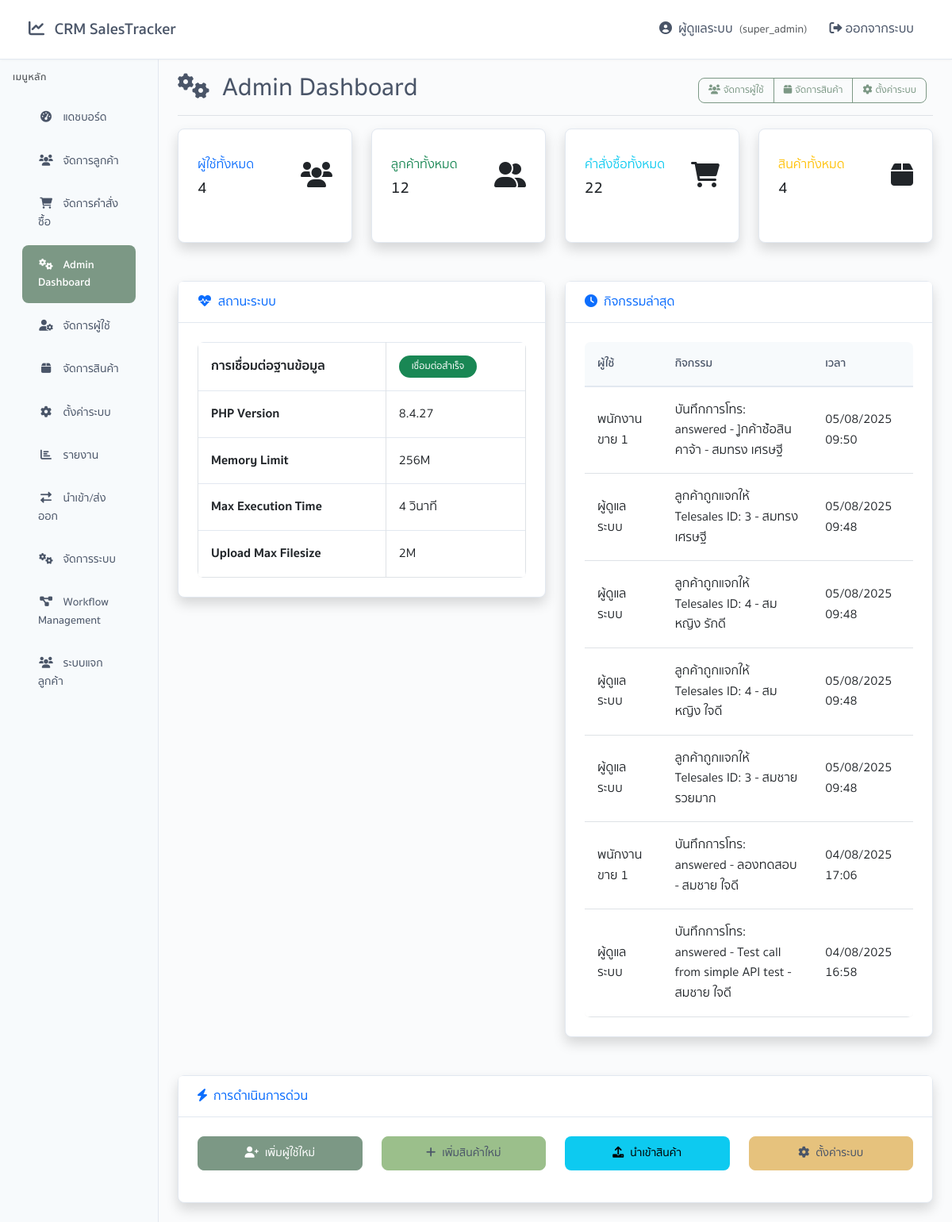
/admin.php (signed in), run on the app's committed database.
### tables this page shows
CREATE TABLE `customer_activities` (
  `activity_id` int(11) NOT NULL,
  `customer_id` int(11) NOT NULL,
  `user_id` int(11) NOT NULL,
  `activity_type` enum('status_change','assignment','call','order','note','recall') NOT NULL,
  `activity_description` text NOT NULL,
  `old_value` varchar(200) DEFAULT NULL,
  `new_value` varchar(200) DEFAULT NULL,
  `metadata` longtext DEFAULT NULL CHECK (json_valid(`metadata`)),
  `created_at` timestamp NOT NULL DEFAULT current_timestamp()
);

CREATE TABLE `users` (
  `user_id` int(11) NOT NULL,
  `username` varchar(50) NOT NULL,
  `password_hash` varchar(255) NOT NULL,
  `full_name` varchar(100) NOT NULL,
  `email` varchar(100) DEFAULT NULL,
  `phone` varchar(20) DEFAULT NULL,
  `role_id` int(11) NOT NULL,
  `company_id` int(11) DEFAULT NULL,
  `is_active` tinyint(1) DEFAULT 1,
  `created_at` timestamp NOT NULL DEFAULT current_timestamp(),
  `updated_at` timestamp NOT NULL DEFAULT current_timestamp() ON UPDATE current_timestamp(),
  `last_login` timestamp NULL DEFAULT NULL
);

CREATE TABLE `customers` (
  `customer_id` int(11) NOT NULL,
  `customer_code` varchar(50) DEFAULT NULL,
  `first_name` varchar(50) NOT NULL,
  `last_name` varchar(50) NOT NULL,
  `phone` varchar(20) DEFAULT NULL,
  `email` varchar(100) DEFAULT NULL,
  `address` text DEFAULT NULL,
  `district` varchar(50) DEFAULT NULL,
  `province` varchar(50) DEFAULT NULL,
  `postal_code` varchar(10) DEFAULT NULL,
  `temperature_status` enum('hot','warm','cold','frozen') DEFAULT 'hot',
  `customer_grade` enum('A+','A','B','C','D') DEFAULT 'D',
  `total_purchase_amount` decimal(12,2) DEFAULT 0.00,
  `assigned_to` int(11) DEFAULT NULL,
  `basket_type` enum('distribution','waiting','assigned') DEFAULT 'distribution',
  `assigned_at` timestamp NULL DEFAULT NULL,
  `last_contact_at` timestamp NULL DEFAULT NULL,
  `next_followup_at` timestamp NULL DEFAULT NULL,
  `recall_at` timestamp NULL DEFAULT NULL,
  `source` varchar(50) DEFAULT NULL,
  `notes` text DEFAULT NULL,
  `is_active` tinyint(1) DEFAULT 1,
  `created_at` timestamp NOT NULL DEFAULT current_timestamp(),
  `updated_at` timestamp NOT NULL DEFAULT current_timestamp() ON UPDATE current_timestamp(),
  `total_purchase` decimal(12,2) DEFAULT 0.00,
  `appointment_count` int(11) DEFAULT 0 COMMENT 'จำนวนการนัดหมายที่ทำไปแล้ว',
  `appointment_extension_count` int(11) DEFAULT 0 COMMENT 'จำนวนครั้งที่ต่อเวลาจากการนัดหมาย',
  `last_appointment_date` timestamp NULL DEFAULT NULL COMMENT 'วันที่นัดหมายล่าสุด',
  `appointment_extension_expiry` timestamp NULL DEFAULT NULL COMMENT 'วันหมดอายุการต่อเวลาจากการนัดหมาย',
  `max_appointment_extensions` int(11) DEFAULT 3 COMMENT 'จำนวนครั้งสูงสุดที่สามารถต่อเวลาได้ (default: 3)',
  `appointment_extension_days` int(11) DEFAULT 30 COMMENT 'จำนวนวันที่ต่อเวลาต่อการนัดหมาย 1 ครั้ง (default: 30 วัน)',
  `customer_status` enum('new','existing') DEFAULT 'new' COMMENT 'สถานะลูกค้า: new=ลูกค้าใหม่, existing=ลูกค้าเก่า',
  `customer_time_extension` int(11) DEFAULT 0 COMMENT 'จำนวนวันที่ต่อเวลาแล้ว',
  `customer_time_base` timestamp NULL DEFAULT NULL COMMENT 'วันเริ่มต้นการดูแลลูกค้า',
  `customer_time_expiry` timestamp NULL DEFAULT NULL COMMENT 'วันหมดอายุการดูแลลูกค้า'
);

### app/views/admin/index.php (the view, shortened to what the rows shown need)
<!DOCTYPE html>
<html lang="th">
<head>
    <link href="https://cdn.jsdelivr.net/npm/bootstrap@5.3.0/dist/css/bootstrap.min.css" rel="stylesheet">
    <link href="https://cdnjs.cloudflare.com/ajax/libs/font-awesome/6.0.0/css/all.min.css" rel="stylesheet">
    <link href="assets/css/app.css" rel="stylesheet">
</head>
<body>
    <div class="container-fluid">
        <div class="row">
            <main class="col-md-9 ms-sm-auto col-lg-10 px-md-4">
                <div class="d-flex justify-content-between flex-wrap flex-md-nowrap align-items-center pt-3 pb-2 mb-3 border-bottom">
                    <h1 class="h2">
                        <i class="fas fa-cogs me-2"></i>
                        Admin Dashboard
                    </h1>
                </div>
                <div class="row mb-4">
                    <div class="col-lg-6">
                        <div class="card shadow">
                            <div class="card-body">
                                <div class="table-responsive">
                                    <table class="table table-sm">
                                        <thead>
                                            <tr>
                                                <th>ผู้ใช้</th>
                                                <th>กิจกรรม</th>
                                                <th>เวลา</th>
                                            </tr>
                                        </thead>
                                        <tbody>
                                            <?php foreach ($stats['recent_activities'] as $activity): ?>
                                            <tr>
                                                <td><?php echo htmlspecialchars($activity['user_name'] ?? 'ไม่ระบุ'); ?></td>
                                                <td>
                                                    <?php
                                                    $customerName = htmlspecialchars($activity['first_name'] . ' ' . $activity['last_name']);
                                                    echo htmlspecialchars($activity['activity_description']) . ' - ' . $customerName;
                                                    ?>
                                                </td>
                                                <td><?php echo date('d/m/Y H:i', strtotime($activity['created_at'])); ?></td>
                                            </tr>
                                            <?php endforeach; ?>
                                        </tbody>
                                    </table>
                                </div>
                            </div>
                        </div>
                    </div>
                </div>
            </main>
        </div>
    </div>
</body>
</html>

### data on the page
customer_activities: user.full_name "พนักงานขาย 1", activity_description "บันทึกการโทร: answered - ]ูกค้าซ์้อสินคาจ้า", customer.last_name "สมทรง เศรษฐี", created_at "05/08/2025 09:50"
customer_activities: user.full_name "ผู้ดูแลระบบ", activity_description "ลูกค้าถูกแจกให้ Telesales ID: 3", customer.last_name "สมทรง เศรษฐี", created_at "05/08/2025 09:48"
customer_activities: user.full_name "ผู้ดูแลระบบ", activity_description "ลูกค้าถูกแจกให้ Telesales ID: 4", customer.last_name "สมหญิง รักดี", created_at "05/08/2025 09:48"
customer_activities: user.full_name "ผู้ดูแลระบบ", activity_description "ลูกค้าถูกแจกให้ Telesales ID: 4", customer.last_name "สมหญิง ใจดี", created_at "05/08/2025 09:48"
customer_activities: user.full_name "ผู้ดูแลระบบ", activity_description "ลูกค้าถูกแจกให้ Telesales ID: 3", customer.last_name "สมชาย รวยมาก", created_at "05/08/2025 09:48"
customer_activities: user.full_name "พนักงานขาย 1", activity_description "บันทึกการโทร: answered - ลองทดสอบ", customer.last_name "สมชาย ใจดี", created_at "04/08/2025 17:06"
customer_activities: user.full_name "ผู้ดูแลระบบ", activity_description "บันทึกการโทร: answered - Test call from simple API test", customer.last_name "สมชาย ใจดี", created_at "04/08/2025 16:58"

### other printed values
$fullName "ผู้ดูแลระบบ"
$role "super_admin"
$stats['total_users'] "4"
$stats['total_customers'] "12"
$stats['total_orders'] "22"
$stats['total_products'] "4"
$stats['system_health']['php_version'] "8.4.27"
$stats['system_health']['memory_limit'] "256M"
$stats['system_health']['max_execution_time'] "4"
$stats['system_health']['upload_max_filesize'] "2M"
